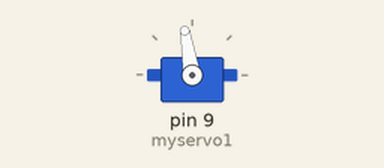
This sketch was run on a simulated Arduino Uno, built with avr-gcc and run on an emulated ATmega328P. On the bench: servo.

Above: at 0.05 s.
At 13.0 s:
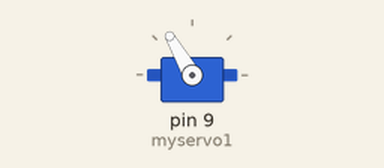
Timing chart, 0 to 16.9 s (numbered marks = the images above):
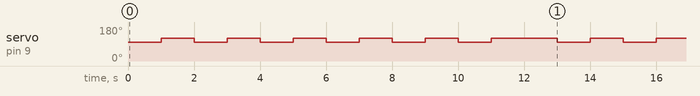

Measured:
- by itself, servo on pin 9 (myservo1): repeats every 13.0 s: 4 × (99° 1.0 s, 120° 1.0 s), 99° 1.0 s, 120° 2.0 s, 99° 1.0 s, 120° 1.0 s

The sketch:

servotimer.ino
```cpp
#include <Servo.h>

Servo myservo1;


int pos = 0;

void setup() {
  myservo1.attach(9);
   myservo1.write(0);
}

void loop() {
  for (int n=0;n<=5;n++)
  {

    myservo1.write(99);
      delay(1000);
    myservo1.write(120);
    delay(1000);
  }
  delay(1000);

}
```
